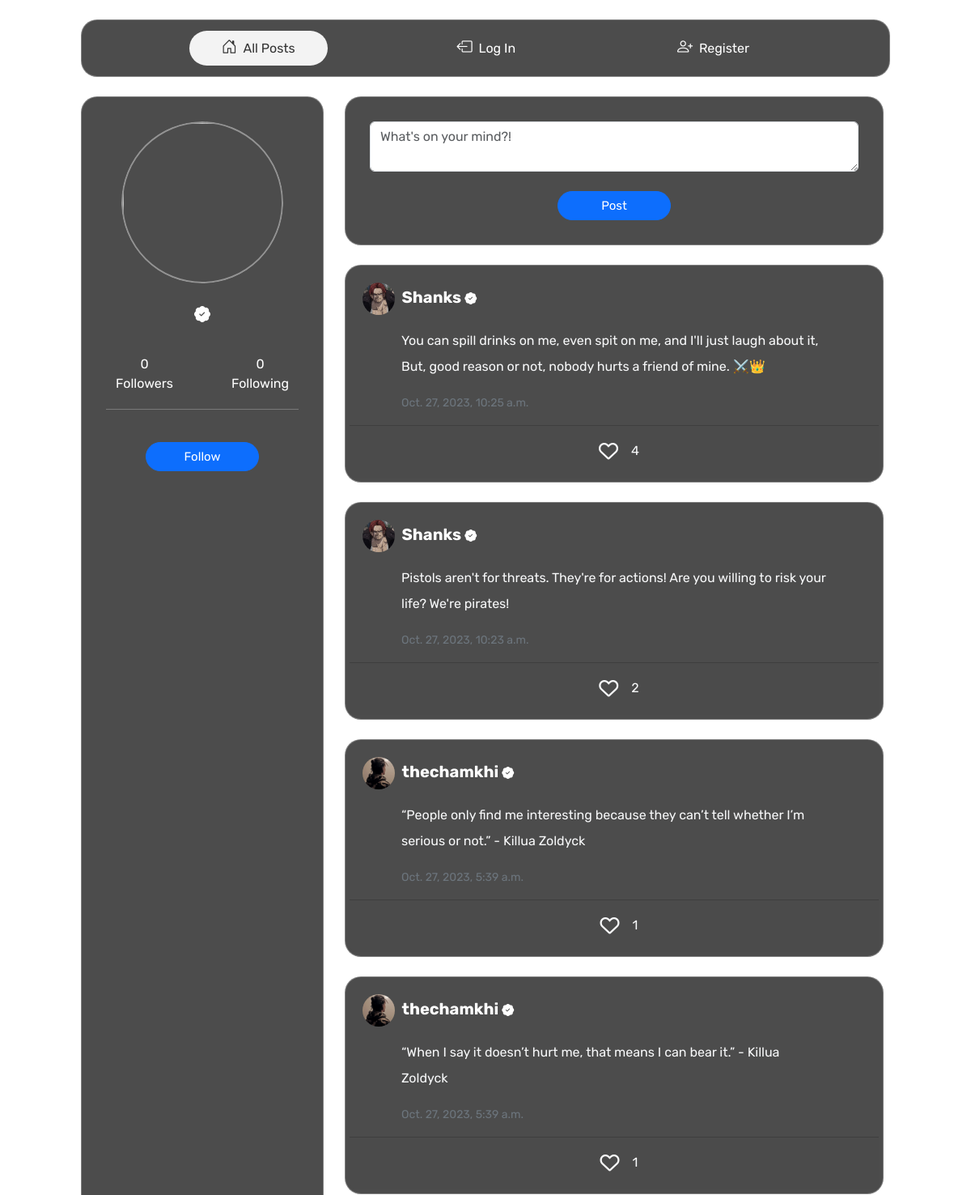
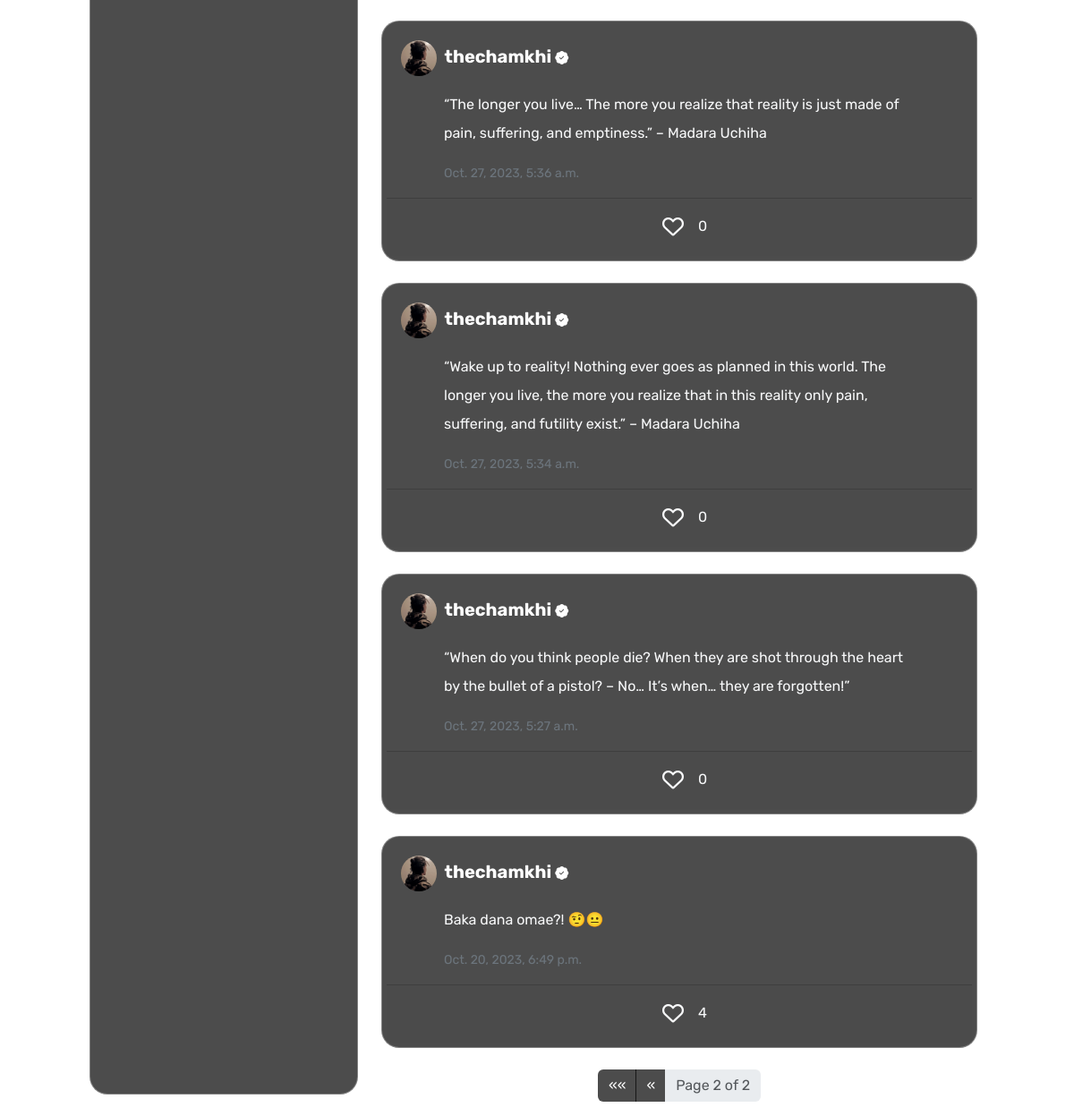
Screenshot of /?page=2 with the database file from the repository (2 pictures, top to bottom).
### network/models.py (models this page shows, shortened)
class Post(models.Model):
    user = models.ForeignKey(User, on_delete=models.CASCADE)
    content = models.TextField()
    created_at = models.DateTimeField(auto_now_add=True)
    likes = models.ManyToManyField(User, through='Like', related_name='liked_posts')

class User(AbstractUser):
    profile_image = models.ImageField(upload_to='profile_pics/')

### network/views.py (the view)
# urls.py: path("", views.index, name="index"),
def index(request):
    posts = Post.objects.all().order_by('-created_at')
    paginator = Paginator(posts, 10)
    page_number = request.GET.get('page')
    page = paginator.get_page(page_number)
    user = request.user if request.user.is_authenticated else None
    profile_user = user
    if user:
        followers_count = Follow.objects.filter(followed=profile_user).count()
        following_count = Follow.objects.filter(follower=profile_user).count()
        is_following = Follow.objects.filter(follower=user, followed=profile_user).exists()
    else:
        followers_count = following_count = is_following = 0
    return render(request, "network/index.html", {
        "page": page,
        "posts": posts,
        "profile_user": profile_user,
        "followers_count": followers_count,
        "following_count": following_count,
        "is_following": is_following,
    })

### network/templates/network/index.html (shortened to what this page needs)
{% extends "network/layout.html" %}
{% load static %}
{% block body %}
<div class="posts mt-4">
  <div class="newpost">
    <form method="post" action="{% url 'new_post' %}">
      <div class="form-group">
        <textarea name="content" placeholder="What's on your mind?!" class="form-control" required></textarea>
      </div>
      <div class="text-center">
        <button type="submit" class="btn btn-primary postbtn btn-post mt-4">Post</button>
      </div>
    </form>
  </div>
  <br>
  {% for post in page %}
    <div class="card mb-4 text-light">
      <div class="card-body position-relative">
        <h5 class="card-title mb-3">
          {% if post.user.profile_image %}
              <img src="{{ post.user.profile_image.url }}" class="img-fluid rounded-circle profile-image me-1" style="width: 40px; height: 40px;">
          {% endif %}
          <a href="{% url 'profile' post.user.username %}">
            <strong>{{ post.user.username }} <i class="bi bi-patch-check-fill"></i></strong>
          </a>
        </h5>
        <p class="card-text post-content lh-lg ps-5 pe-5" id="post-content-{{ post.id }}" style="white-space: pre-line;">{{ post.content }}</p>
        <p class="card-text ps-5">
          <small class="text-secondary">{{ post.created_at }}</small>
        </p>
      </div>
      <div class="card-footer text-center">
        <button class="btn like-button" data-postid="{{ post.id }}">
          {% if user in post.likes.all %}
          <i class="fas fa-heart"></i>
          {% else %}
          <i class="far fa-heart text-light"></i>
          {% endif %}
        </button>
        <span class="like-count" id="like-count-{{ post.id }}">{{ post.likes.count }}</span>
      </div>
    </div>
  {% endfor %}
    <nav aria-label="Page navigation">
      <ul class="pagination justify-content-center mt-4">
        {% if page.has_previous %}
        <li class="page-item">
          <a class="page-link" href="?page=1" aria-label="First">
            <span aria-hidden="true">&laquo;&laquo;</span>
          </a>
        </li>
        <li class="page-item">
          <a class="page-link" href="?page={{ page.previous_page_number }}" aria-label="Previous">
            <span aria-hidden="true">&laquo;</span>
          </a>
        </li>
        {% endif %}
        <li class="page-item disabled">
          <span class="page-link">Page {{ page.number }} of {{ page.paginator.num_pages }}</span>
        </li>
      </ul>
    </nav>
</div>
{% endblock %}

### network/static/network/styles.css (style rules this page uses)
.cover { font-family: 'Rubik', sans-serif; background-image: url('/static/network/cover.jpg'); background-size: cover; background-repeat: no-repeat; background-attachment: fixed; color: #ffffff; overflow: hidden; }
.profile-image { object-fit: cover; object-position: center; }
.newpost { background-color: rgba(0, 0, 0, 0.7); border-radius: 20px; padding: 30px; border: 1px solid rgba(255, 255, 255, 0.3); }
.card { background-color: rgba(0, 0, 0, 0.7); border-radius: 20px; padding: 5px; border: 1px solid rgba(255, 255, 255, 0.3); }
.card-title i { font-size: 15px; }
.card a { color: #ffffff; text-decoration: none; }
.like-button { text-decoration: none; border: none; outline: none; font-size: 24px; }
.postbtn, .unfollowbtn, .followbtn, .viewprofile { border-radius: 20px; width: 140px; height: 36px; font-size: 15px; }
.page-link { background-color: rgba(0, 0, 0, 0.7); border: none; }
.pagination span { color: white; }

### rows the page displays
Post: user.profile_image (picture), user.username "Shanks", content "You can spill drinks on me, even spit on me, and I'll just laugh about it, But, good reason or not, nobody hurts a friend of mine. ⚔️👑", created_at "Oct. 27, 2023, 10:25 a.m.", likes.count "4"
Post: user.profile_image (picture), user.username "Shanks", content "Pistols aren't for threats. They're for actions! Are you willing to risk your life? We're pirates!", created_at "Oct. 27, 2023, 10:23 a.m.", likes.count "2"
Post: user.profile_image (picture), user.username "thechamkhi", content "“People only find me interesting because they can’t tell whether I’m serious or not.” - Killua Zoldyck", created_at "Oct. 27, 2023, 5:39 a.m.", likes.count "1"
Post: user.profile_image (picture), user.username "thechamkhi", content "“When I say it doesn’t hurt me, that means I can bear it.” - Killua Zoldyck", created_at "Oct. 27, 2023, 5:39 a.m.", likes.count "1"
Post: user.profile_image (picture), user.username "thechamkhi", content "“The longer you live… The more you realize that reality is just made of pain, suffering, and emptiness.” – Madara Uchiha", created_at "Oct. 27, 2023, 5:36 a.m.", likes.count "0"
Post: user.profile_image (picture), user.username "thechamkhi", content "“Wake up to reality! Nothing ever goes as planned in this world. The longer you live, the more you realize that in this reality only pain, suffering, and futility exist.” – Madara Uchiha", created_at "Oct. 27, 2023, 5:34 a.m.", likes.count "0"
Post: user.profile_image (picture), user.username "thechamkhi", content "“When do you think people die? When they are shot through the heart by the bullet of a pistol? – No… It’s when… they are forgotten!”", created_at "Oct. 27, 2023, 5:27 a.m.", likes.count "0"
Post: user.profile_image (picture), user.username "thechamkhi", content "Baka dana omae?! 🤨😐", created_at "Oct. 20, 2023, 6:49 p.m.", likes.count "4"

### other values shown
{{ followers_count }} "0"
{{ following_count }} "0"
{{ page.number }} "2"
{{ page.paginator.num_pages }} "2"
